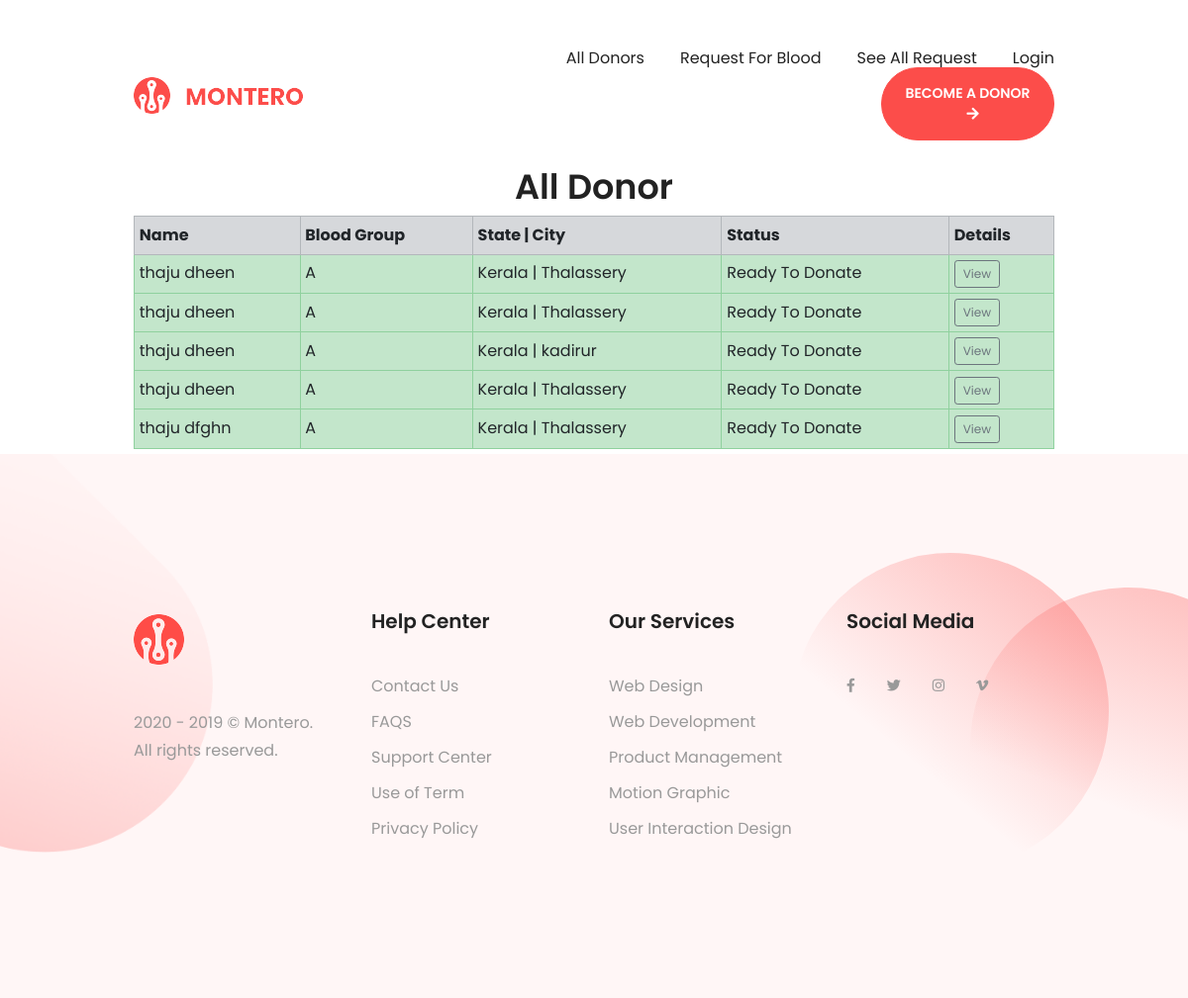
The page /donors_list/1/ on the database its author committed.
### home/models.py (models this page shows, shortened)
class Donor(models.Model):
    donor = models.OneToOneField(User, on_delete=models.CASCADE, blank=True, null=True)
    date_of_birth = models.CharField(max_length=100)
    phone = models.CharField(max_length=10)
    state = models.ForeignKey(State, on_delete=models.SET_NULL, null=True)
    district = models.ForeignKey(District, on_delete=models.SET_NULL, null=True)
    city = models.ForeignKey(City, on_delete=models.SET_NULL, null=True)
    address = models.TextField(max_length=500, default="")
    blood_group = models.ForeignKey(BloodGroup, on_delete=models.CASCADE)
    gender = models.CharField(max_length=10)
    image = models.ImageField(upload_to="")
    ready_to_donate = models.BooleanField(default=True)

class BloodGroup(models.Model):
    name = models.CharField(max_length=5)
    image = models.ImageField(upload_to="")
    def __str__(self):
        return self.name

class State(models.Model):
    name = models.CharField(max_length=30)
    stateimage = models.ImageField(upload_to="")
    def __str__(self):
        return self.name

class City(models.Model):
    name = models.CharField(max_length=10)
    district = models.ForeignKey(District, on_delete=models.CASCADE)
    vnuimage = models.ImageField(upload_to="")
    def __str__(self):
        return self.name

### home/views.py (the view)
# urls.py: path("donors_list/<int:myid>/", views.donors_list, name="donors_list"),
def donors_list(request, myid):
    blood_groups = BloodGroup.objects.filter(id=myid).first()
    donor = Donor.objects.filter(blood_group=blood_groups)
    return render(request, "donerslist.html", {'donor':donor})

### templates/donerslist.html (shortened to what this page needs)
{% extends 'base.html' %}
{% load static %}
{%block content%}
<br>
<br>
<br>
<br>
<br>
<br>
<div class="container">
{% if donor %}
<h3 class="text-center">All Donor</h3>
<table class="table table-sm table-bordered">
  <tr class="table-secondary">
    <th>Name</th>
    <th>Blood Group</th>
    <th>State | City</th>
    <th>Status</th>
    <th>Details</th>
  </tr>
  {% for i in donor %}
    {% if i.ready_to_donate %}
      <tr class="table-success">
        <td>{{i.donor.get_full_name}}</td>
        <td>{{i.blood_group}}</td>
        <td>{{i.state}} | {{i.city}}</td>
        <td>Ready To Donate</td>
        <td><a href="/donors_details/{{i.id}}/" class="btn btn-sm btn-outline-secondary">View</a></td>
      </tr>
    {% endif %}
  {% endfor %}
</table>
{% else %}
<h2>No Donor Available</h2>
{% endif %}
</div>
{% endblock %}

### static/style.css (style rules this page uses)
body { -ms-overflow-style: scrollbar; min-width: 320px; }
@media (min-width: 576px) { body { font-size: 16px; } }
@media (min-width: 768px) { body { line-height: 28px; } }
@media (min-width: 576px) { h3, .h3 { font-size: 28px; } }
@media (min-width: 992px) { h3, .h3 { font-size: 35px; } }

### rows shown on the page
Donor: donor.get_full_name "thaju dheen", blood_group "A", state "Kerala", city "Thalassery"
Donor: donor.get_full_name "thaju dheen", blood_group "A", state "Kerala", city "Thalassery"
Donor: donor.get_full_name "thaju dheen", blood_group "A", state "Kerala", city "kadirur"
Donor: donor.get_full_name "thaju dheen", blood_group "A", state "Kerala", city "Thalassery"
Donor: donor.get_full_name "thaju dfghn", blood_group "A", state "Kerala", city "Thalassery"
